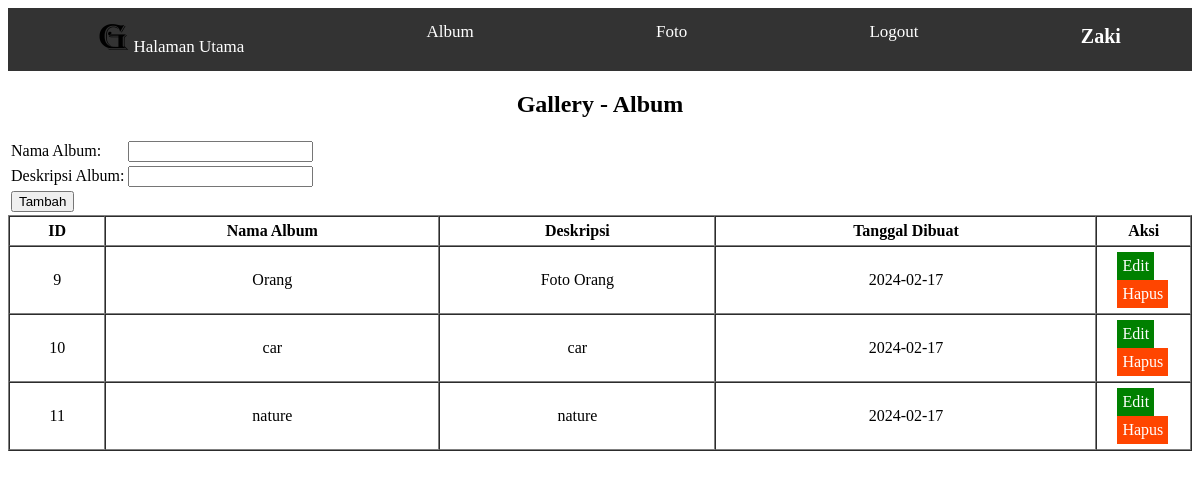
The page /album.php (signed in) on the database its author committed.
### tables this page shows
CREATE TABLE `album` (
  `album_id` int(11) NOT NULL,
  `nama_album` varchar(255) NOT NULL,
  `deskripsi` text NOT NULL,
  `tanggal_dibuat` date NOT NULL,
  `user_id` int(11) NOT NULL
);

### album.php (the view, shortened to what this page needs)
<?php
include "koneksi.php";
?>
<!DOCTYPE html>
<html lang="en">
<head>
    <link rel="stylesheet" href="css/link.css">
</head>
<body>
    <?php include "navbar.php"?>
    <center><h2>Gallery - Album</h2></center>
    <form action="tambah_album.php" method="post">
        <table>
            <tr>
                <td><label for="nama_album">Nama Album: </label></td>
                <td><input type="text" name="nama_album" id="nama_album" required></td>
            </tr>
            <tr>
                <td><label for="deskripsi">Deskripsi Album: </label></td>
                <td><input type="text" name="deskripsi" id="deskripsi" required></td>
            </tr>
            <tr>
                <td><input type="submit" value="Tambah"></td>
            </tr>
        </table>
    </form>
    <table border="1" cellpadding=5 cellspacing=0 width=100%>
        <tr>
            <th>ID</th>
            <th>Nama Album</th>
            <th>Deskripsi</th>
            <th>Tanggal Dibuat</th>
            <th>Aksi</th>
        </tr>
    <?php
    $user_id = $_SESSION['user_id'];
    $query = mysqli_query($koneksi, "SELECT * FROM album WHERE user_id='$user_id'");
    while($data=mysqli_fetch_array($query)){
        ?>
        <tr>
            <td><center><?=$data['album_id']?></td>
            <td><center><?=$data['nama_album']?></td>
            <td><center><?=$data['deskripsi']?></td>
            <td><center><?=$data['tanggal_dibuat']?></td>
            <td class="k_tombol">
                <a class="tombol" id="edit" href="edit_album.php?album_id=<?=$data['album_id']?>">Edit</a>
                <a class="tombol" id="hapus" href="hapus_album.php?album_id=<?=$data['album_id']?>">Hapus</a>
            </td>
        </tr>
        <?php
    }
    ?>
    </table>
</body>
</html>

### css/link.css (style rules this page uses)
.tombol { text-decoration: none; color: white; display: inline-block; padding: 5px; margin-left: 15px; }
.k_tombol { width: 8%; }
#edit { background-color: green; }
#hapus { background-color: orangered; }

### rows shown on the page
album: album_id "9", nama_album "Orang", deskripsi "Foto Orang", tanggal_dibuat "2024-02-17"
album: album_id "10", nama_album "car", deskripsi "car", tanggal_dibuat "2024-02-17"
album: album_id "11", nama_album "nature", deskripsi "nature", tanggal_dibuat "2024-02-17"

### other values the page prints
$_SESSION['nama_lengkap'] "Zaki"
